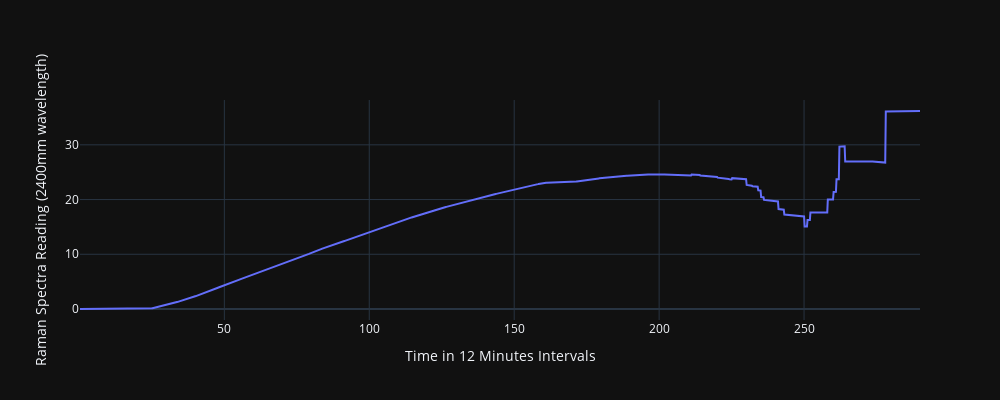

Source (notebook cell):
### Markdown cell above
- #### Time series plot of the continously measured pennicilin concentration

### Code cell
# Create figure
fig = go.Figure()


# Add trace
fig.add_trace(go.Scatter(
    x=df_grouped.index,
    y=df_grouped['Penicillin concentration(P:g/L)'],
    mode="lines",  # or "lines+markers"
    name="y value",
   
))

fig.update_layout(
    width=1000,    # width in pixels
    height=400,   # height in pixels
    xaxis_title='Time in 12 Minutes Intervals',
    yaxis_title='Raman Spectra Reading (2400mm wavelength)'

)
fig.show()

### Figure 1 — Plotly figure (JSON) as saved in the notebook; plotly's stock layout.template omitted (floating-point values rounded to 4 significant figures; data arrays with more than 128 entries replaced by an {"elided": "..."} marker saying what was removed)
{"data": [{"mode": "lines", "name": "y value", "x": {"elided": "1450 float values"}, "y": {"elided": "1450 float values"}, "type": "scatter"}], "layout": {"width": 1000, "height": 400, "xaxis": {"title": {"text": "Time in 12 Minutes Intervals"}}, "yaxis": {"title": {"text": "Raman Spectra Reading (2400mm wavelength)"}}}}
